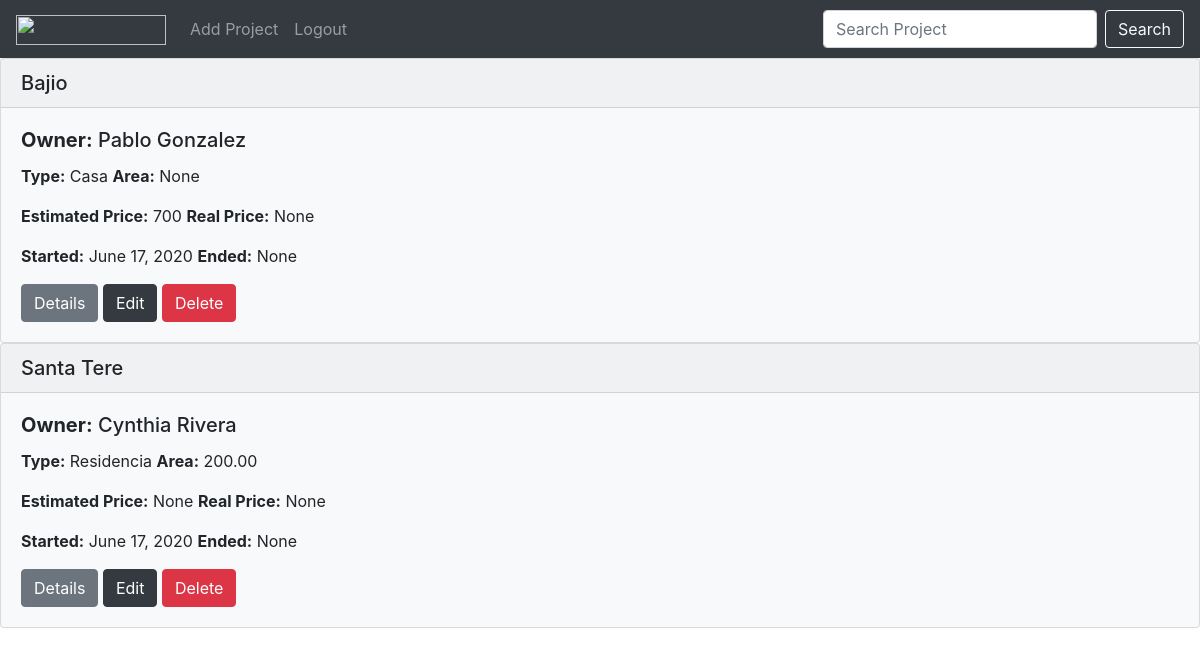
The page /projects/ (signed in) on the database its author committed.
### projects/models.py (models this page shows, shortened)
class Project(models.Model):
    architect = models.ForeignKey(Architect, on_delete=models.CASCADE)
    owner = models.ForeignKey(Owner, on_delete=models.CASCADE)
    name = models.CharField(max_length=255)
    area = models.DecimalField(max_digits=6, decimal_places=2, blank=True, null=True)
    type = models.CharField(max_length=255, blank=True, null=True)
    start_date = models.DateField(blank=True, null=True)
    end_date = models.DateField(blank=True, null=True)

class Owner(models.Model):
    first_name = models.CharField(max_length=50)
    last_name = models.CharField(max_length=50)
    cell_phone = models.CharField(max_length=20)
    def __str__(self):
        return f'{self.first_name} {self.last_name}'

### projects/views.py (the view)
# urls.py: path('', views.list_projects, name='list_projects'),
@login_required
def list_projects(request):
    Projects = Project.objects.annotate(
        sum_estimated_price=Sum('task__concept__estimated_price'),
        sum_real_price=Sum('task__concept__real_price')
    )
    return render(request, 'projects/list.html', {'projects': Projects})

### templates/projects/list.html (shortened to what this page needs)
{% extends "base.html" %}
{% block nav %}
<div class="collapse navbar-collapse" id="navbarSupportedContent">
    <ul class="navbar-nav mr-auto">
        <li class="nav-item">
            <a class="nav-link" href="{% url 'add_project' %}">Add Project</a>
        </li>
        <li class="nav-item">
            <a class="nav-link" href="{% url 'logout' %}">Logout</a>
        </li>
    </ul>
    <form class="form-inline my-2 my-lg-0">
        <input class="form-control mr-sm-2" type="search" placeholder="Search Project" aria-label="Search">
        <button class="btn btn-outline-light my-2 my-sm-0" type="submit">Search</button>
    </form>
</div>
{% endblock %}
{% block container %}
    {% for project in projects %}
    <div class="card bg-light">
            <h5 class="card-header">
              {{ project.name }}
            </h5>
            <div class="card-body">
              <h5 class="card-title"><b>Owner:</b> {{ project.owner }}</h5>
              <p class="card-text"><b>Type:</b> {{ project.type }} <b>Area:</b> {{ project.area }}</p>
              <p class="card-text"><b>Estimated Price:</b> {{ project.sum_estimated_price }} <b>Real Price:</b> {{ project.sum_real_price }}</p>
              <p class="card-text"><b>Started:</b> {{ project.start_date }} <b>Ended:</b> {{ project.end_date }}</p>
              <a href="#" class="btn btn-secondary">Details</a>
              <a href="#" class="btn btn-dark">Edit</a>
              <a href="#" class="btn btn-danger">Delete</a>
            </div>
          </div>
    {% endfor %}
{% endblock %}

### templates/base.html (shortened to what this page needs)
<!DOCTYPE html>
<html lang="en">
<head>
    {% load static %}
    <link rel="stylesheet" href="https://stackpath.bootstrapcdn.com/bootstrap/4.5.0/css/bootstrap.min.css">
</head>
<body>
    <nav class="navbar navbar-expand-lg navbar-dark bg-dark">
    <a class="navbar-brand" href="http://www.hogaresyobrasmexicanas.com/">
        <img src="http://www.hogaresyobrasmexicanas.com/wp-content/uploads/2019/02/Logo-Hogares-blanco.fw_.png" width="150" height="30" alt="" loading="lazy">
    </a>
    {% block nav %}
    {% endblock %}
    </nav>
    {% block container %}
    {% endblock %}
</body>
</html>

### rows shown on the page
Project: name "Bajio", owner "Pablo Gonzalez", type "Casa", area "None", sum_estimated_price "700", sum_real_price "None", start_date "June 17, 2020", end_date "None"
Project: name "Santa Tere", owner "Cynthia Rivera", type "Residencia", area "200.00", sum_estimated_price "None", sum_real_price "None", start_date "June 17, 2020", end_date "None"
